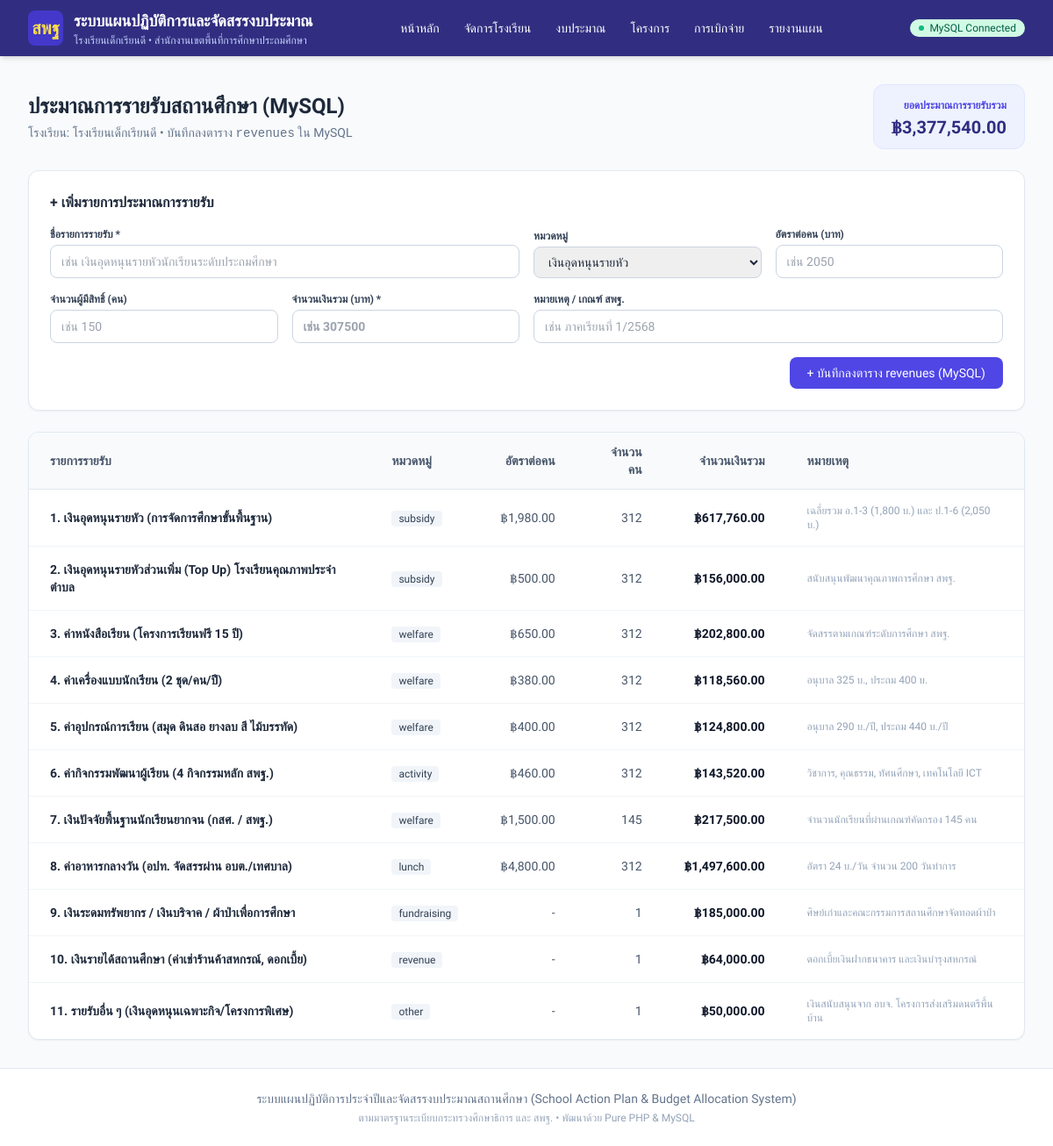
Page /php_app/budget/index.php on the committed database.
### tables this page shows
CREATE TABLE IF NOT EXISTS `schools` (
  `id` INT UNSIGNED NOT NULL AUTO_INCREMENT,
  `school_code` VARCHAR(20) NOT NULL COMMENT 'รหัสสถานศึกษา 10 หลัก',
  `smis_code` VARCHAR(8) NOT NULL COMMENT 'รหัสสมัคร SMIS 8 หลัก สำหรับเปิดใช้งาน',
  `is_active` TINYINT(1) NOT NULL DEFAULT 1 COMMENT 'สถานะ: 1=เปิดใช้งาน, 0=ปิด/ระงับการใช้งาน',
  `school_key` VARCHAR(50) NOT NULL COMMENT 'School ID / Tenant Key ป้องกันข้อมูลชนกัน',
  `admin_username` VARCHAR(50) NOT NULL DEFAULT 'admin' COMMENT 'ID ผู้ดูแลระบบของโรงเรียน',
  `admin_password_plain` VARCHAR(100) DEFAULT '123456' COMMENT 'รหัสผ่านเข้าใช้งานของโรงเรียน',
  `admin_password_hash` VARCHAR(255) DEFAULT NULL COMMENT 'รหัสผ่านแฮช',
  `name` VARCHAR(255) NOT NULL COMMENT 'ชื่อโรงเรียน',
  `address` VARCHAR(255) DEFAULT NULL COMMENT 'ที่อยู่ / หมู่บ้าน',
  `subdistrict` VARCHAR(100) DEFAULT NULL COMMENT 'ตำบล / แขวง',
  `district` VARCHAR(100) DEFAULT NULL COMMENT 'อำเภอ / เขต',
  `province` VARCHAR(100) DEFAULT NULL COMMENT 'จังหวัด',
  `zipcode` VARCHAR(10) DEFAULT NULL COMMENT 'รหัสไปรษณีย์',
  `affiliation` VARCHAR(255) DEFAULT 'สำนักงานคณะกรรมการการศึกษาขั้นพื้นฐาน (สพฐ.)' COMMENT 'สังกัด',
  `education_area` VARCHAR(255) DEFAULT NULL COMMENT 'เขตพื้นที่การศึกษา',
  `fiscal_year` INT UNSIGNED DEFAULT 2568 COMMENT 'ปีงบประมาณปัจจุบัน',
  `director_name` VARCHAR(150) DEFAULT NULL COMMENT 'ชื่อผู้อำนวยการ',
  `phone` VARCHAR(50) DEFAULT NULL COMMENT 'เบอร์โทรศัพท์',
  `email` VARCHAR(100) DEFAULT NULL COMMENT 'อีเมล',
  `student_count` INT UNSIGNED DEFAULT 0 COMMENT 'จำนวนนักเรียน',
  `project_count` INT UNSIGNED DEFAULT 0 COMMENT 'จำนวนโครงการ',
  `total_budget` DECIMAL(15,2) DEFAULT 0.00 COMMENT 'งบประมาณรวม',
  `logo_url` LONGTEXT DEFAULT NULL COMMENT 'โลโก้โรงเรียนหรือ URL รูปภาพ',
  `notes` TEXT DEFAULT NULL COMMENT 'หมายเหตุ / บันทึกการเปิดใช้งาน',
  `created_at` TIMESTAMP DEFAULT CURRENT_TIMESTAMP,
  `updated_at` TIMESTAMP DEFAULT CURRENT_TIMESTAMP ON UPDATE CURRENT_TIMESTAMP,
  PRIMARY KEY (`id`),
  UNIQUE KEY `idx_school_code` (`school_code`),
  UNIQUE KEY `idx_smis_code` (`smis_code`),
  UNIQUE KEY `idx_school_key` (`school_key`)
);

CREATE TABLE IF NOT EXISTS `revenues` (
  `id` INT UNSIGNED NOT NULL AUTO_INCREMENT,
  `school_id` INT UNSIGNED NOT NULL,
  `fiscal_year_id` INT UNSIGNED NOT NULL,
  `category` VARCHAR(50) NOT NULL DEFAULT 'subsidy' COMMENT 'รวม small_school สำหรับเงินเพิ่มโรงเรียนขนาดเล็ก',
  `item_name` VARCHAR(255) NOT NULL COMMENT 'รายการรายรับ',
  `rate_per_head` DECIMAL(12, 2) NOT NULL DEFAULT 0.00 COMMENT 'อัตราต่อคน (บาท)',
  `eligible_count` INT UNSIGNED NOT NULL DEFAULT 0 COMMENT 'จำนวนผู้มีสิทธิ์ (คน)',
  `calculated_amount` DECIMAL(14, 2) NOT NULL DEFAULT 0.00 COMMENT 'จำนวนเงินรวม = อัตรา x จำนวนผู้มีสิทธิ์',
  `is_custom_rate` TINYINT(1) NOT NULL DEFAULT 0 COMMENT '1=กำหนดเงินเอง',
  `note` TEXT DEFAULT NULL COMMENT 'หมายเหตุ / เกณฑ์ สพฐ.',
  `created_at` TIMESTAMP DEFAULT CURRENT_TIMESTAMP,
  `updated_at` TIMESTAMP DEFAULT CURRENT_TIMESTAMP ON UPDATE CURRENT_TIMESTAMP,
  PRIMARY KEY (`id`),
  CONSTRAINT `fk_revenues_school` FOREIGN KEY (`school_id`) REFERENCES `schools` (`id`) ON DELETE CASCADE,
  CONSTRAINT `fk_revenues_fy` FOREIGN KEY (`fiscal_year_id`) REFERENCES `fiscal_years` (`id`) ON DELETE CASCADE
);

### php_app/config/db.php (called while the page is built, shortened)
<?php
function getActiveSchool($pdo) {
    $activeId = $_SESSION['active_school_id'] ?? null;
    if ($activeId) {
        $stmt = $pdo->prepare("SELECT * FROM `schools` WHERE `id` = ? LIMIT 1");
        $stmt->execute([$activeId]);
        $school = $stmt->fetch();
        if ($school) return $school;
    }
    try {
        $stmt = $pdo->query("SELECT * FROM `schools` WHERE `is_active` = 1 ORDER BY `id` ASC LIMIT 1");
        $school = $stmt->fetch();
        if ($school) {
            return $school;
        }
    } catch (Exception $e) {}
    return [
        'id' => 1,
        'name' => 'โรงเรียนของคุณ (กรุณาเพิ่มโรงเรียน)',
        'director_name' => '',
        'province' => '',
        'education_area' => '',
    ];
}

### php_app/budget/index.php (the view, shortened to what this page needs)
<?php
require_once __DIR__ . '/../config/db.php';
$pdo = getDbConnection();
$activeSchool = getActiveSchool($pdo);
$schoolId = $activeSchool['id'] ?? 1;
$revenues = [];
$totalRevenue = 0.00;
if ($pdo) {
    try {
        $stmt = $pdo->prepare("SELECT * FROM `revenues` WHERE `school_id` = ? ORDER BY `id` ASC");
        $stmt->execute([$schoolId]);
        $revenues = $stmt->fetchAll();
        foreach ($revenues as $r) {
            $totalRevenue += floatval($r['calculated_amount'] ?? 0);
        }
    } catch (Exception $e) {}
}
require_once __DIR__ . '/../includes/header.php';
?>
<div class="space-y-6">
    <div class="flex flex-col sm:flex-row justify-between items-start sm:items-center gap-4">
        <div>
            <h1 class="text-2xl font-bold text-slate-800">ประมาณการรายรับสถานศึกษา (MySQL)</h1>
            <p class="text-sm text-slate-500 mt-1">
                โรงเรียน: <?= htmlspecialchars($activeSchool['name']) ?> • บันทึกลงตาราง <code>revenues</code> ใน MySQL
            </p>
        </div>
        <div class="bg-indigo-50 border border-indigo-100 px-5 py-2.5 rounded-xl text-right">
            <span class="text-xs text-indigo-600 uppercase font-semibold">ยอดประมาณการรายรับรวม</span>
            <div class="text-xl font-bold text-indigo-900">฿<?= number_format($totalRevenue, 2) ?></div>
        </div>
    </div>
    <div class="bg-white p-6 rounded-xl shadow-sm border border-slate-200">
        <h2 class="font-bold text-slate-800 mb-4 text-base">+ เพิ่มรายการประมาณการรายรับ</h2>
        <form method="POST" class="grid grid-cols-1 sm:grid-cols-2 md:grid-cols-4 gap-4 items-end">
            <div class="sm:col-span-2">
                <label class="block text-xs font-semibold text-slate-700 uppercase mb-1">ชื่อรายการรายรับ *</label>
                <input type="text" name="item_name" required placeholder="เช่น เงินอุดหนุนรายหัวนักเรียนระดับประถมศึกษา" class="w-full px-3 py-2 border border-slate-300 rounded-lg text-sm focus:ring-2 focus:ring-indigo-500">
            </div>
            <div>
                <label class="block text-xs font-semibold text-slate-700 uppercase mb-1">หมวดหมู่</label>
                <select name="category" class="w-full px-3 py-2 border border-slate-300 rounded-lg text-sm focus:ring-2 focus:ring-indigo-500">
                    <option value="subsidy">เงินอุดหนุนรายหัว</option>
                </select>
            </div>
            <div>
                <label class="block text-xs font-semibold text-slate-700 uppercase mb-1">อัตราต่อคน (บาท)</label>
                <input type="number" step="0.01" name="rate_per_head" placeholder="เช่น 2050" class="w-full px-3 py-2 border border-slate-300 rounded-lg text-sm focus:ring-2 focus:ring-indigo-500">
            </div>
            <div>
                <label class="block text-xs font-semibold text-slate-700 uppercase mb-1">จำนวนผู้มีสิทธิ์ (คน)</label>
                <input type="number" name="eligible_count" placeholder="เช่น 150" class="w-full px-3 py-2 border border-slate-300 rounded-lg text-sm focus:ring-2 focus:ring-indigo-500">
            </div>
            <div>
                <label class="block text-xs font-semibold text-slate-700 uppercase mb-1">จำนวนเงินรวม (บาท) *</label>
                <input type="number" step="0.01" name="calculated_amount" required placeholder="เช่น 307500" class="w-full px-3 py-2 border border-slate-300 rounded-lg text-sm font-semibold focus:ring-2 focus:ring-indigo-500">
            </div>
            <div class="sm:col-span-2">
                <label class="block text-xs font-semibold text-slate-700 uppercase mb-1">หมายเหตุ / เกณฑ์ สพฐ.</label>
                <input type="text" name="note" placeholder="เช่น ภาคเรียนที่ 1/2568" class="w-full px-3 py-2 border border-slate-300 rounded-lg text-sm focus:ring-2 focus:ring-indigo-500">
            </div>
            <div class="sm:col-span-4 flex justify-end">
                <button type="submit" class="px-5 py-2 bg-indigo-600 hover:bg-indigo-700 text-white rounded-lg text-sm font-medium transition">
                    + บันทึกลงตาราง revenues (MySQL)
                </button>
            </div>
        </form>
    </div>
    <div class="bg-white rounded-xl shadow-sm border border-slate-200 overflow-hidden">
        <div class="overflow-x-auto">
            <table class="min-w-full divide-y divide-slate-200 text-sm">
                <thead class="bg-slate-50">
                    <tr>
                        <th class="px-6 py-3 text-left font-semibold text-slate-600">รายการรายรับ</th>
                        <th class="px-6 py-3 text-left font-semibold text-slate-600">หมวดหมู่</th>
                        <th class="px-6 py-3 text-right font-semibold text-slate-600">อัตราต่อคน</th>
                        <th class="px-6 py-3 text-right font-semibold text-slate-600">จำนวนคน</th>
                        <th class="px-6 py-3 text-right font-semibold text-slate-600">จำนวนเงินรวม</th>
                        <th class="px-6 py-3 text-left font-semibold text-slate-600">หมายเหตุ</th>
                    </tr>
                </thead>
                <tbody class="divide-y divide-slate-100">
                    <?php if (empty($revenues)): ?>
                        <tr>
                            <td colspan="6" class="px-6 py-8 text-center text-slate-400">
                                ยังไม่มีข้อมูลรายรับในตาราง revenues (MySQL)
                            </td>
                        </tr>
                    <?php else: ?>
                        <?php foreach ($revenues as $r): ?>
                            <tr class="hover:bg-slate-50">
                                <td class="px-6 py-4 font-semibold text-slate-800">
                                    <?= htmlspecialchars($r['item_name']) ?>
                                </td>
                                <td class="px-6 py-4 text-slate-500">
                                    <span class="px-2 py-0.5 rounded text-xs bg-slate-100 text-slate-700">
                                        <?= htmlspecialchars($r['category'] ?? 'ทั่วไป') ?>
                                    </span>
                                </td>
                                <td class="px-6 py-4 text-right text-slate-600">
                                    <?= $r['rate_per_head'] > 0 ? '฿' . number_format($r['rate_per_head'], 2) : '-' ?>
                                </td>
                                <td class="px-6 py-4 text-right text-slate-600">
                                    <?= $r['eligible_count'] > 0 ? number_format($r['eligible_count']) : '-' ?>
                                </td>
                                <td class="px-6 py-4 text-right font-bold text-slate-900">
                                    ฿<?= number_format($r['calculated_amount'] ?? 0, 2) ?>
                                </td>
                                <td class="px-6 py-4 text-slate-400 text-xs">
                                    <?= htmlspecialchars($r['note'] ?? '-') ?>
                                </td>
                            </tr>
                        <?php endforeach; ?>
                    <?php endif; ?>
                </tbody>
            </table>
        </div>
    </div>
</div>
<?php require_once __DIR__ . '/../includes/footer.php'; ?>

### php_app/includes/header.php (shortened to what this page needs)
<?php
if (!defined('APP_INIT')) {
    require_once __DIR__ . '/../config/db.php';
}
$pdo = getDbConnection();
$activeSchool = getActiveSchool($pdo);
?>
<!DOCTYPE html>
<html lang="th">
<head>
    <script src="https://cdn.tailwindcss.com"></script>
</head>
<body class="bg-slate-50 text-slate-800 min-h-screen flex flex-col">
    <header class="bg-indigo-900 text-white shadow-md no-print">
        <div class="max-w-7xl mx-auto px-4 sm:px-6 lg:px-8">
            <div class="flex items-center justify-between h-16">
                <div class="flex items-center space-x-3">
                    <div class="w-10 h-10 rounded-lg bg-indigo-700 flex items-center justify-center font-bold text-xl text-yellow-300">
                        สพฐ
                    </div>
                    <div>
                        <a href="/php_app/index.php" class="font-bold text-lg hover:text-yellow-200 transition">
                            ระบบแผนปฏิบัติการและจัดสรรงบประมาณ
                        </a>
                        <div class="text-xs text-indigo-200">
                            <?= htmlspecialchars($activeSchool['name'] ?? 'โรงเรียนของท่าน') ?>
                            <?php if (!empty($activeSchool['education_area'])): ?>
                                • <?= htmlspecialchars($activeSchool['education_area']) ?>
                            <?php endif; ?>
                        </div>
                    </div>
                </div>
                <nav class="hidden md:flex space-x-1">
                    <a href="/php_app/index.php" class="px-3 py-2 rounded-md text-sm font-medium hover:bg-indigo-800 transition">
                        หน้าหลัก
                    </a>
                    <a href="/php_app/schools/index.php" class="px-3 py-2 rounded-md text-sm font-medium hover:bg-indigo-800 transition">
                        จัดการโรงเรียน
                    </a>
                    <a href="/php_app/budget/index.php" class="px-3 py-2 rounded-md text-sm font-medium hover:bg-indigo-800 transition">
                        งบประมาณ
                    </a>
                    <a href="/php_app/projects/index.php" class="px-3 py-2 rounded-md text-sm font-medium hover:bg-indigo-800 transition">
                        โครงการ
                    </a>
                    <a href="/php_app/transactions/index.php" class="px-3 py-2 rounded-md text-sm font-medium hover:bg-indigo-800 transition">
                        การเบิกจ่าย
                    </a>
                    <a href="/php_app/reports/index.php" class="px-3 py-2 rounded-md text-sm font-medium hover:bg-indigo-800 transition">
                        รายงานแผน
                    </a>
                </nav>
                <div class="flex items-center space-x-2">
                    <?php if ($pdo): ?>
                        <span class="inline-flex items-center px-2.5 py-0.5 rounded-full text-xs font-medium bg-emerald-100 text-emerald-800">
                            <span class="w-1.5 h-1.5 mr-1.5 bg-emerald-500 rounded-full"></span>
                            MySQL Connected
                        </span>
                    <?php endif; ?>
                </div>
            </div>
        </div>
    </header>
    <main class="flex-grow max-w-7xl w-full mx-auto px-4 sm:px-6 lg:px-8 py-8">

### php_app/includes/header.php (style rules this page uses)
body { font-family: 'Sarabun', sans-serif; }

### rows in the picture
schools: name "โรงเรียนเด็กเรียนดี", education_area "สำนักงานเขตพื้นที่การศึกษาประถมศึกษา"
revenues: item_name "1. เงินอุดหนุนรายหัว (การจัดการศึกษาขั้นพื้นฐาน)", category "subsidy", rate_per_head "1,980.00", eligible_count "312", calculated_amount "617,760.00", note "เฉลี่ยรวม อ.1-3 (1,800 บ.) และ ป.1-6 (2,050 บ.)"
revenues: item_name "2. เงินอุดหนุนรายหัวส่วนเพิ่ม (Top Up) โรงเรียนคุณภาพประจำตำบล", category "subsidy", rate_per_head "500.00", eligible_count "312", calculated_amount "156,000.00", note "สนับสนุนพัฒนาคุณภาพการศึกษา สพฐ."
revenues: item_name "3. ค่าหนังสือเรียน (โครงการเรียนฟรี 15 ปี)", category "welfare", rate_per_head "650.00", eligible_count "312", calculated_amount "202,800.00", note "จัดสรรตามเกณฑ์ระดับการศึกษา สพฐ."
revenues: item_name "4. ค่าเครื่องแบบนักเรียน (2 ชุด/คน/ปี)", category "welfare", rate_per_head "380.00", eligible_count "312", calculated_amount "118,560.00", note "อนุบาล 325 บ., ประถม 400 บ."
revenues: item_name "5. ค่าอุปกรณ์การเรียน (สมุด ดินสอ ยางลบ สี ไม้บรรทัด)", category "welfare", rate_per_head "400.00", eligible_count "312", calculated_amount "124,800.00", note "อนุบาล 290 บ./ปี, ประถม 440 บ./ปี"
revenues: item_name "6. ค่ากิจกรรมพัฒนาผู้เรียน (4 กิจกรรมหลัก สพฐ.)", category "activity", rate_per_head "460.00", eligible_count "312", calculated_amount "143,520.00", note "วิชาการ, คุณธรรม, ทัศนศึกษา, เทคโนโลยี ICT"
revenues: item_name "7. เงินปัจจัยพื้นฐานนักเรียนยากจน (กสศ. / สพฐ.)", category "welfare", rate_per_head "1,500.00", eligible_count "145", calculated_amount "217,500.00", note "จำนวนนักเรียนที่ผ่านเกณฑ์คัดกรอง 145 คน"
revenues: item_name "8. ค่าอาหารกลางวัน (อปท. จัดสรรผ่าน อบต./เทศบาล)", category "lunch", rate_per_head "4,800.00", eligible_count "312", calculated_amount "1,497,600.00", note "อัตรา 24 บ./วัน จำนวน 200 วันทำการ"
revenues: item_name "9. เงินระดมทรัพยากร / เงินบริจาค / ผ้าป่าเพื่อการศึกษา", category "fundraising", eligible_count "1", calculated_amount "185,000.00", note "ศิษย์เก่าและคณะกรรมการสถานศึกษาจัดทอดผ้าป่า"
revenues: item_name "10. เงินรายได้สถานศึกษา (ค่าเช่าร้านค้าสหกรณ์, ดอกเบี้ย)", category "revenue", eligible_count "1", calculated_amount "64,000.00", note "ดอกเบี้ยเงินฝากธนาคาร และเงินบำรุงสหกรณ์"
revenues: item_name "11. รายรับอื่น ๆ (เงินอุดหนุนเฉพาะกิจ/โครงการพิเศษ)", category "other", eligible_count "1", calculated_amount "50,000.00", note "เงินสนับสนุนจาก อบจ. โครงการส่งเสริมดนตรีพื้นบ้าน"

### other values in the picture
$totalRevenue "3,377,540.00"
